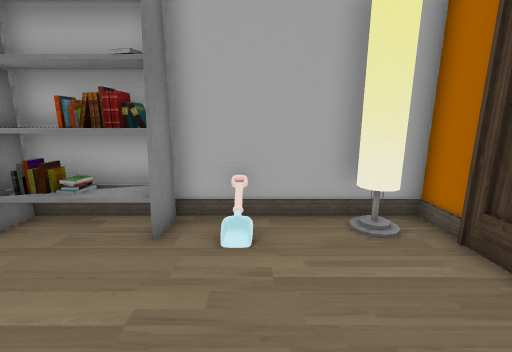
[1] (above)

12 first-person views from a walk through a 3-D level made in the Unity game engine. The camera is 1.2 m above the floor, tilts 12° down and sees 90° across. The floor is counted in squares, 0.5 m on a side. Each view is taken from the middle of a square. On the plan, view 1 faces up. The plan holds only what a view shows up to about 17 squares ahead; the rest is blank. Some surface patterns are stand-ins.

[2]
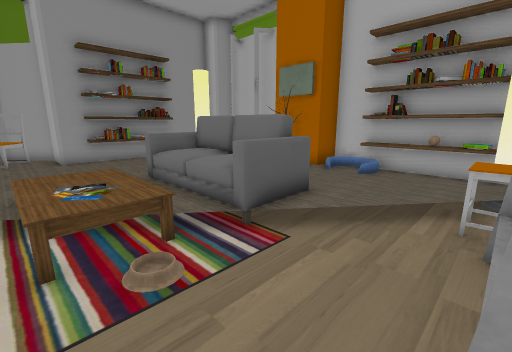

[3]
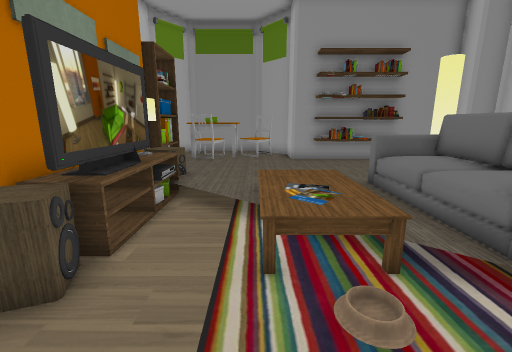

[4]
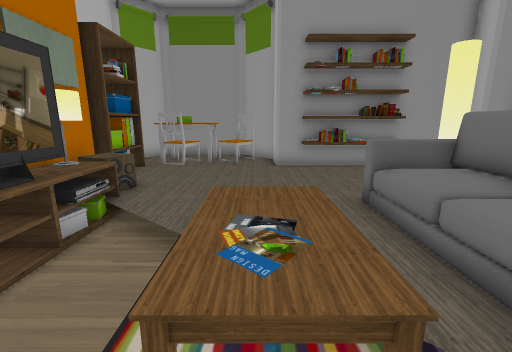

[5]
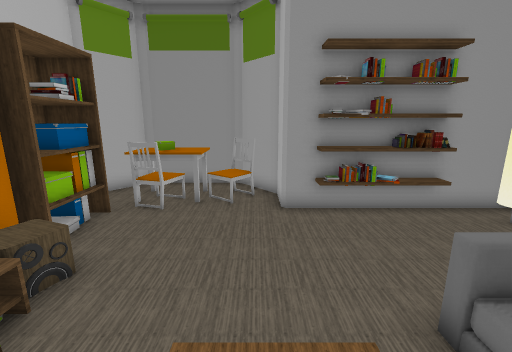

[6]
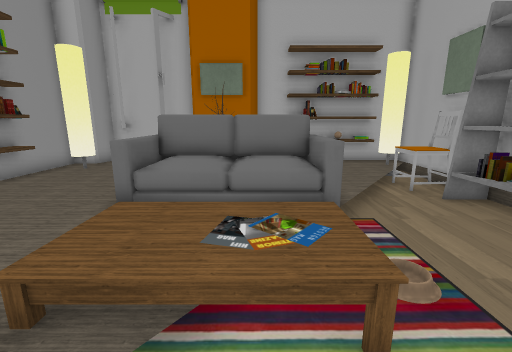

[7]
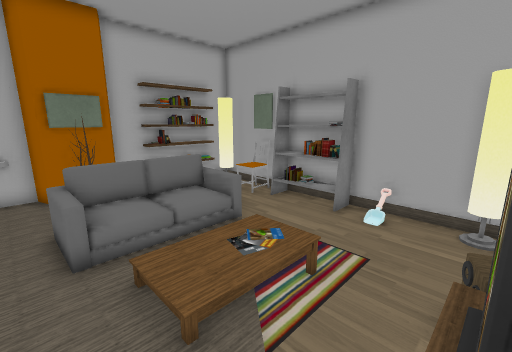

[8]
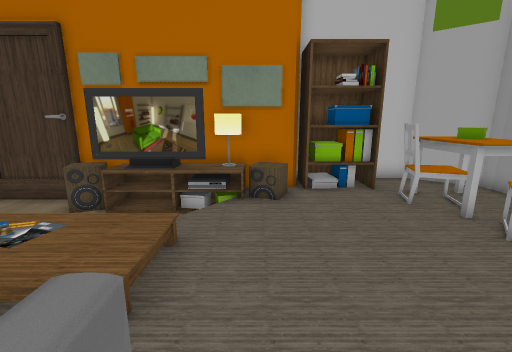

[9]
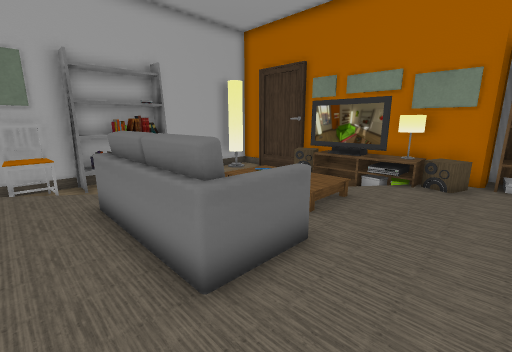

[10]
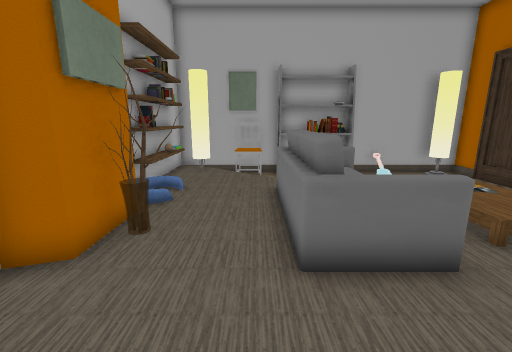

[11]
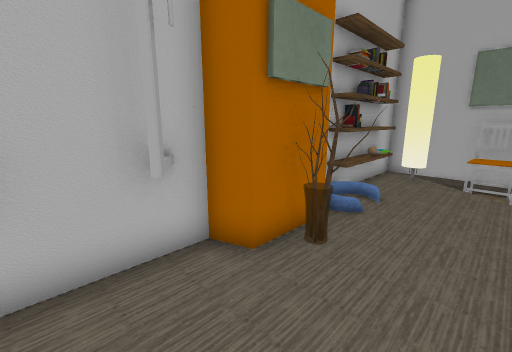

[12]
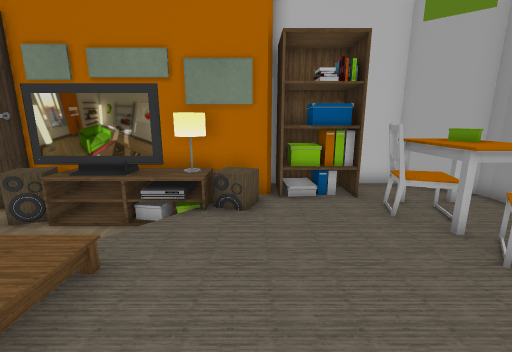

### Floor plan
Key: @ floor where view 1 was taken; # wall or solid block; . main floor; : floor 0.25 m higher than the main floor; - floor 0.25 m lower than the main floor; / step, stairs or slope; ^ raised ledge; S shelf; H shovel; C chair; F sofa; A vase; L lamp; T table; O other object.
Columns run from 11 left of view 1 to 6 right of it. Each row starts with its distance up from view 1.
  7   ###
  6  ##CCSS##S#H###
  5  ##CCSSSSS---###
  4 # ..C----------#
  3 # .../---------#
  2 S ..../--O-----#
  1 S....FFF-OO --^^
  0 #....F O/::@--##
 -1 ##...F O.:: --##
 -2  #A..F O.::/--##
 -3  AA..F O.:://-##
 -4 ##...FOO...../LL
 -5 ##............/#
 -6 #............./###
 -7 ##.............SS#
 -8 ####...........###
 -9  ###SS##S......###
-10  ###SSSSS#..TTCT.#
-11          #COOTTT.#
-12          #CCTTTT##
-13          ###...##
-14            #####

Where each view was taken, in squares from view 1:
view 1: 0 up, 0 right, facing up
view 2: 5 up, 0 right, facing down-left
view 3: 4 up, 0 right, facing down
view 4: 2 up, 1 left, facing down
view 5: 1 down, 1 left, facing down
view 6: 1 down, 2 right, facing left
view 7: 5 down, 3 right, facing up-left
view 8: 5 down, 5 left, facing right
view 9: 7 down, 8 left, facing up-right
view 10: 8 down, 7 left, facing up
view 11: 7 down, 7 left, facing up-left
view 12: 6 down, 4 left, facing right
